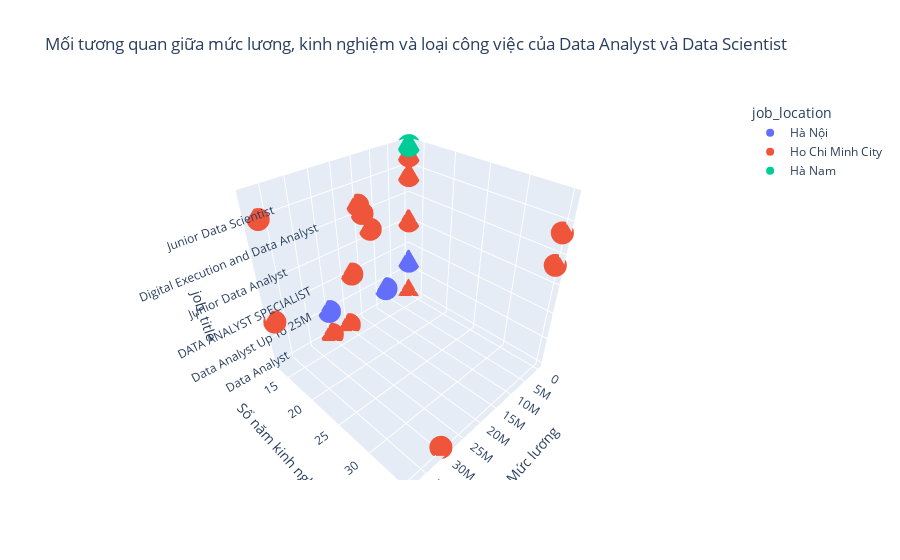

Notebook source saved alongside this figure:
### Code cell
def filter_job_titles(job_title):
    keywords = ["data analyst", "data scientist"]
    return any(keyword in job_title.lower() for keyword in keywords)

# Áp dụng hàm lọc
cleaned_data = cleaned_data[cleaned_data['job_title'].apply(filter_job_titles)]

# Vẽ biểu đồ scatter 3D (giữ nguyên)
fig_scatter_3d = px.scatter_3d(cleaned_data,
                             x='salary_parsed',
                             y='experience_years',
                             z='job_title',
                             color='job_location',
                             title='Mối tương quan giữa mức lương, kinh nghiệm và loại công việc của Data Analyst và Data Scientist',
                             labels={'salary_parsed': 'Mức lương', 'experience_years': 'Số năm kinh nghiệm', 'category': 'Loại công việc'},
                             hover_data=['job_title'])

fig_scatter_3d.show()

### Figure 1 — Plotly figure (JSON) as saved in the notebook; plotly's stock layout.template omitted (floating-point values rounded to 4 significant figures)
{"data": [{"hovertemplate": "job_location=Hà Nội<br>Mức lương=%{x}<br>Số năm kinh nghiệm=%{y}<br>job_title=%{z}<extra></extra>", "legendgroup": "Hà Nội", "marker": {"color": "#636efa", "symbol": "circle"}, "mode": "markers", "name": "Hà Nội", "scene": "scene", "showlegend": true, "type": "scatter3d", "x": [1000, 1300, 1500, 8000000, 25000000, 1000], "y": [13, 13, null, 13, 13, 13], "z": ["Data Analyst", "Data Analyst", "Fresher Data Analyst", "Data Analyst Executive", "Data Analyst Up To 25M", "Data Scientist (Offer upto 1500 USD)"]}, {"hovertemplate": "job_location=Ho Chi Minh City<br>Mức lương=%{x}<br>Số năm kinh nghiệm=%{y}<br>job_title=%{z}<extra></extra>", "legendgroup": "Ho Chi Minh City", "marker": {"color": "#EF553B", "symbol": "circle"}, "mode": "markers", "name": "Ho Chi Minh City", "scene": "scene", "showlegend": true, "type": "scatter3d", "x": [20000000, 30000000, 38000000, 25000000, 150, 18000000, 2500000, 3000000, 2500000, 150, 11999900, 1250, 14000000, 15000000, 850, 150, 37000000, 2250], "y": [13, 35, 13, 13, 13, 13, null, null, null, 13, 13, 35, 13, 13, 13, 35, 13, 13], "z": ["Data Analyst", "Data Analyst", "Data Analyst ", "Data Analyst", "Data Analyst", "DATA ANALYST SPECIALIST", "Data Analyst Intern", "DATA ANALYST INTERN", "Data Analyst Intern", "Junior Data Analyst", "Data Analyst / Data Research Engineer", "Data Analyst (BI Controller)", "Digital Execution and Data Analyst", "Game Data Analyst - Phân Tích Dữ Liệu Game", "Data Scientist", "Data Scientist", "Junior Data Scientist ", "Data Scientist (Python) (Salary 1500-3000)"]}, {"hovertemplate": "job_location=Hà Nam<br>Mức lương=%{x}<br>Số năm kinh nghiệm=%{y}<br>job_title=%{z}<extra></extra>", "legendgroup": "Hà Nam", "marker": {"color": "#00cc96", "symbol": "circle"}, "mode": "markers", "name": "Hà Nam", "scene": "scene", "showlegend": true, "type": "scatter3d", "x": [950], "y": [13], "z": ["Data Analyst (Chuyên Viên Phân Tích Dữ Liệu Phòng MIS)"]}], "layout": {"legend": {"title": {"text": "job_location"}, "tracegroupgap": 0}, "scene": {"domain": {"x": [0, 1], "y": [0, 1]}, "xaxis": {"title": {"text": "Mức lương"}}, "yaxis": {"title": {"text": "Số năm kinh nghiệm"}}, "zaxis": {"title": {"text": "job_title"}}}, "title": {"text": "Mối tương quan giữa mức lương, kinh nghiệm và loại công việc của Data Analyst và Data Scientist"}}}
